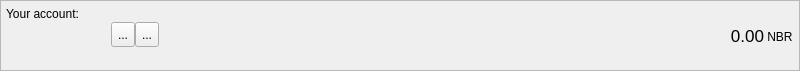
<?xml version="1.0" encoding="UTF-8"?>
<ui version="4.0">
 <class>AccountFrame</class>
 <widget class="QFrame" name="AccountFrame">
  <property name="geometry">
   <rect>
    <x>0</x>
    <y>0</y>
    <width>800</width>
    <height>71</height>
   </rect>
  </property>
  <property name="minimumSize">
   <size>
    <width>0</width>
    <height>70</height>
   </size>
  </property>
  <property name="maximumSize">
   <size>
    <width>16777215</width>
    <height>71</height>
   </size>
  </property>
  <property name="windowTitle">
   <string>Frame</string>
  </property>
  <property name="frameShape">
   <enum>QFrame::StyledPanel</enum>
  </property>
  <property name="frameShadow">
   <enum>QFrame::Plain</enum>
  </property>
  <layout class="QHBoxLayout" name="horizontalLayout_3">
   <property name="spacing">
    <number>0</number>
   </property>
   <property name="leftMargin">
    <number>5</number>
   </property>
   <property name="topMargin">
    <number>0</number>
   </property>
   <property name="rightMargin">
    <number>5</number>
   </property>
   <property name="bottomMargin">
    <number>0</number>
   </property>
   <item>
    <layout class="QVBoxLayout" name="verticalLayout_3">
     <property name="spacing">
      <number>1</number>
     </property>
     <property name="leftMargin">
      <number>0</number>
     </property>
     <property name="rightMargin">
      <number>0</number>
     </property>
     <item>
      <widget class="QLabel" name="label">
       <property name="minimumSize">
        <size>
         <width>0</width>
         <height>20</height>
        </size>
       </property>
       <property name="maximumSize">
        <size>
         <width>16777215</width>
         <height>20</height>
        </size>
       </property>
       <property name="text">
        <string>Your account:</string>
       </property>
       <property name="alignment">
        <set>Qt::AlignBottom|Qt::AlignLeading|Qt::AlignLeft</set>
       </property>
       <property name="margin">
        <number>0</number>
       </property>
       <property name="indent">
        <number>0</number>
       </property>
      </widget>
     </item>
     <item>
      <layout class="QHBoxLayout" name="horizontalLayout">
       <property name="spacing">
        <number>0</number>
       </property>
       <property name="bottomMargin">
        <number>0</number>
       </property>
       <item>
        <widget class="QLabel" name="m_addressLabel">
         <property name="sizePolicy">
          <sizepolicy hsizetype="Minimum" vsizetype="Preferred">
           <horstretch>0</horstretch>
           <verstretch>0</verstretch>
          </sizepolicy>
         </property>
         <property name="minimumSize">
          <size>
           <width>100</width>
           <height>22</height>
          </size>
         </property>
         <property name="maximumSize">
          <size>
           <width>16777215</width>
           <height>22</height>
          </size>
         </property>
         <property name="baseSize">
          <size>
           <width>0</width>
           <height>22</height>
          </size>
         </property>
         <property name="cursor">
          <cursorShape>IBeamCursor</cursorShape>
         </property>
         <property name="toolTip">
          <string>Your receiving address</string>
         </property>
         <property name="whatsThis">
          <string>This is your account address</string>
         </property>
         <property name="text">
          <string/>
         </property>
         <property name="alignment">
          <set>Qt::AlignBottom|Qt::AlignLeading|Qt::AlignLeft</set>
         </property>
         <property name="textInteractionFlags">
          <set>Qt::TextSelectableByKeyboard|Qt::TextSelectableByMouse</set>
         </property>
        </widget>
       </item>
       <item>
        <spacer name="horizontalSpacer_2">
         <property name="orientation">
          <enum>Qt::Horizontal</enum>
         </property>
         <property name="sizeType">
          <enum>QSizePolicy::Fixed</enum>
         </property>
         <property name="sizeHint" stdset="0">
          <size>
           <width>5</width>
           <height>25</height>
          </size>
         </property>
        </spacer>
       </item>
       <item>
        <widget class="QToolButton" name="m_copyButton">
         <property name="minimumSize">
          <size>
           <width>0</width>
           <height>25</height>
          </size>
         </property>
         <property name="toolTip">
          <string>Copy address</string>
         </property>
         <property name="statusTip">
          <string/>
         </property>
         <property name="whatsThis">
          <string/>
         </property>
         <property name="text">
          <string>...</string>
         </property>
         <property name="icon">
          <iconset resource="../../resources.qrc">
           <normaloff>:/icons/copy</normaloff>:/icons/copy</iconset>
         </property>
        </widget>
       </item>
       <item>
        <widget class="QToolButton" name="m_qrButton">
         <property name="minimumSize">
          <size>
           <width>0</width>
           <height>25</height>
          </size>
         </property>
         <property name="toolTip">
          <string>Show QR code</string>
         </property>
         <property name="statusTip">
          <string/>
         </property>
         <property name="text">
          <string>...</string>
         </property>
         <property name="icon">
          <iconset resource="../../resources.qrc">
           <normaloff>:/icons/qrcode</normaloff>:/icons/qrcode</iconset>
         </property>
        </widget>
       </item>
       <item>
        <spacer name="horizontalSpacer">
         <property name="orientation">
          <enum>Qt::Horizontal</enum>
         </property>
         <property name="sizeHint" stdset="0">
          <size>
           <width>0</width>
           <height>25</height>
          </size>
         </property>
        </spacer>
       </item>
       <item>
        <widget class="QLabel" name="totalBalance">
         <property name="sizePolicy">
          <sizepolicy hsizetype="Preferred" vsizetype="Preferred">
           <horstretch>0</horstretch>
           <verstretch>0</verstretch>
          </sizepolicy>
         </property>
         <property name="maximumSize">
          <size>
           <width>16777215</width>
           <height>24</height>
          </size>
         </property>
         <property name="font">
          <font>
           <pointsize>13</pointsize>
           <weight>50</weight>
           <bold>false</bold>
          </font>
         </property>
         <property name="toolTip">
          <string>Total balance</string>
         </property>
         <property name="statusTip">
          <string>Total balance</string>
         </property>
         <property name="text">
          <string>0.00</string>
         </property>
         <property name="alignment">
          <set>Qt::AlignBottom|Qt::AlignRight|Qt::AlignTrailing</set>
         </property>
         <property name="margin">
          <number>0</number>
         </property>
         <property name="textInteractionFlags">
          <set>Qt::TextSelectableByMouse</set>
         </property>
        </widget>
       </item>
       <item>
        <widget class="QLabel" name="label_2">
         <property name="sizePolicy">
          <sizepolicy hsizetype="Preferred" vsizetype="Fixed">
           <horstretch>0</horstretch>
           <verstretch>0</verstretch>
          </sizepolicy>
         </property>
         <property name="minimumSize">
          <size>
           <width>30</width>
           <height>20</height>
          </size>
         </property>
         <property name="maximumSize">
          <size>
           <width>16777215</width>
           <height>20</height>
          </size>
         </property>
         <property name="baseSize">
          <size>
           <width>-1</width>
           <height>20</height>
          </size>
         </property>
         <property name="text">
          <string> NBR</string>
         </property>
         <property name="alignment">
          <set>Qt::AlignBottom|Qt::AlignLeading|Qt::AlignLeft</set>
         </property>
         <property name="margin">
          <number>0</number>
         </property>
        </widget>
       </item>
      </layout>
     </item>
     <item>
      <widget class="QLabel" name="addressStatusLabel">
       <property name="minimumSize">
        <size>
         <width>0</width>
         <height>20</height>
        </size>
       </property>
       <property name="maximumSize">
        <size>
         <width>16777215</width>
         <height>20</height>
        </size>
       </property>
       <property name="text">
        <string/>
       </property>
       <property name="alignment">
        <set>Qt::AlignLeading|Qt::AlignLeft|Qt::AlignTop</set>
       </property>
       <property name="margin">
        <number>0</number>
       </property>
       <property name="indent">
        <number>0</number>
       </property>
      </widget>
     </item>
    </layout>
   </item>
  </layout>
 </widget>
 <resources>
  <include location="../../resources.qrc"/>
 </resources>
 <connections>
  <connection>
   <sender>m_copyButton</sender>
   <signal>clicked()</signal>
   <receiver>AccountFrame</receiver>
   <slot>copyAddress()</slot>
   <hints>
    <hint type="sourcelabel">
     <x>818</x>
     <y>26</y>
    </hint>
    <hint type="destinationlabel">
     <x>422</x>
     <y>295</y>
    </hint>
   </hints>
  </connection>
  <connection>
   <sender>m_qrButton</sender>
   <signal>clicked()</signal>
   <receiver>AccountFrame</receiver>
   <slot>showQR()</slot>
   <hints>
    <hint type="sourcelabel">
     <x>802</x>
     <y>34</y>
    </hint>
    <hint type="destinationlabel">
     <x>494</x>
     <y>35</y>
    </hint>
   </hints>
  </connection>
 </connections>
 <slots>
  <slot>copyAddress()</slot>
 </slots>
</ui>
